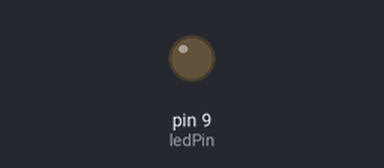
A sketch run on a simulated Arduino Uno, built with avr-gcc and run on an emulated ATmega328P. Shown: output pins drawn as LEDs (lit = HIGH).

Above: at 0.05 s.
At 0.6 s:
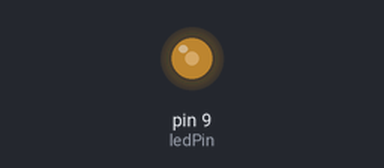
At 1.2 s:
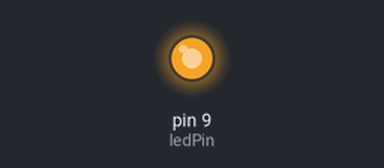
At 2.35 s:
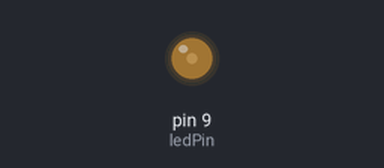
Timing chart, 0 to 6.0 s (numbered marks = the images above):
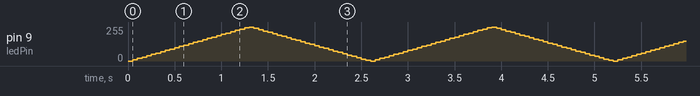

The sketch:

Activity-1-C.ino
```cpp
const int ledPin = 9;

void setup() {
  pinMode(ledPin, OUTPUT);
}


void loop() {
   for (int brightness = 0; brightness < 255; brightness+= 10) {
        analogWrite(ledPin, brightness);
        delay(50);
    }

     for (int brightness = 255; brightness > 0; brightness -= 10) {
        analogWrite(ledPin, brightness);
        delay(50);
    }
}
```
